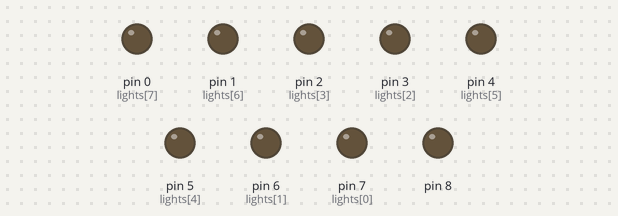
A sketch run on a simulated Arduino Uno, built with avr-gcc and run on an emulated ATmega328P. Shown: output pins drawn as LEDs (lit = HIGH).

Above: at 0.05 s.
At 0.75 s:
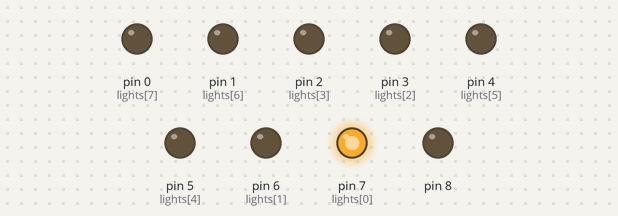
At 1.6 s:
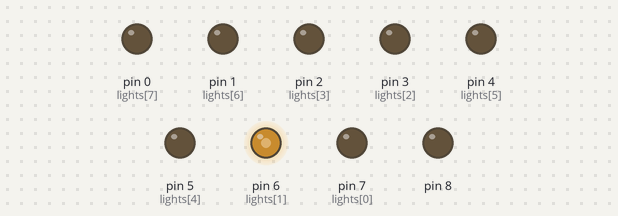
At 3.2 s:
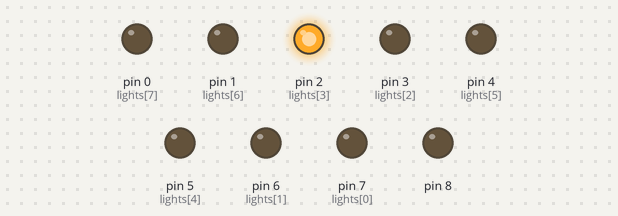
At 4.85 s:
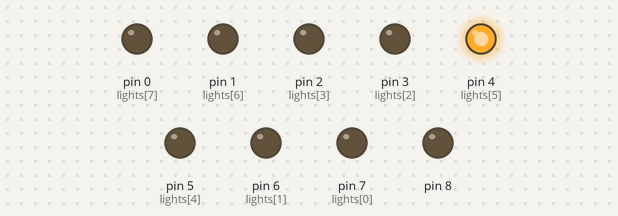
At 6.55 s:
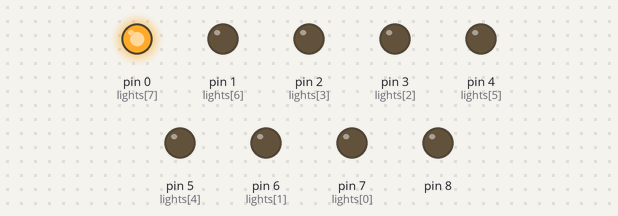
Timing chart, 0 to 10.2 s (numbered marks = the images above):
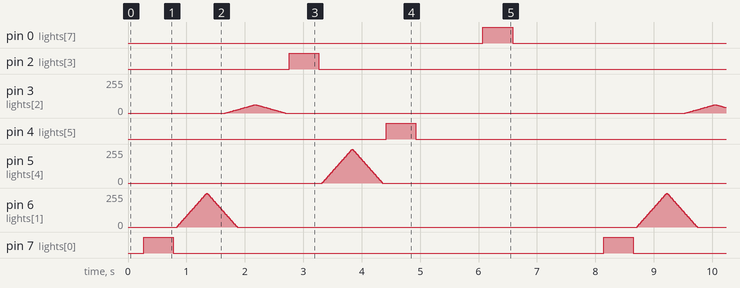

Measured:
- by itself, pin 0 (lights[7]), pin 2 (lights[3]), pin 4 (lights[5]), pin 7 (lights[0]): alternates HIGH for 0.51 s and LOW for 7.4 s

The sketch:

sequential.ino
```cpp
#define NUM_LIGHTS 8
#define PERIOD 100
#define HALF_PERIOD (PERIOD / 2)
#define OVERLAP 20
#define REST 100
#define MAX_VALUE 255
#define DELAY 10

int lights[] = {7, 6, 3, 2, 5, 4, 1, 0};
float scalingFactor[] = {1.0, 1.0, 0.25, 1.0, 1.0, 1.0, 0.25, 1.0};
int values[] = {0, 0, 0, 0, 0, 0, 0, 0};
int t = 0;

void setup()
{
  for (int i = 0; i <= 8; i++)
  {
    pinMode(i, OUTPUT);
  }
}

void loop()
{
  calculateValues();
  writeValues();

  t = (t + 1) % (NUM_LIGHTS * (PERIOD - OVERLAP) + OVERLAP + REST);
  delay(DELAY);
}

void calculateValues()
{
  for (int i = 0; i < NUM_LIGHTS; i++)
  {
    values[i] = calculateValue(i, t - i * (PERIOD - OVERLAP));
  }
}

int calculateValue(int idx, int t)
{
  float value = 0.0;

  if (t >= 0)
  {
    if (t < HALF_PERIOD)
    {
      value = float(t) / HALF_PERIOD * MAX_VALUE;
    }
    else if (t < PERIOD)
    {
      value = (1 - (float(t) - HALF_PERIOD) / HALF_PERIOD) * MAX_VALUE;
    }
  }

  return value;
}

void writeValues()
{
  for (int i = 0; i < NUM_LIGHTS; i++)
  {
    analogWrite(lights[i], values[i] * scalingFactor[i]);
  }
}
```
